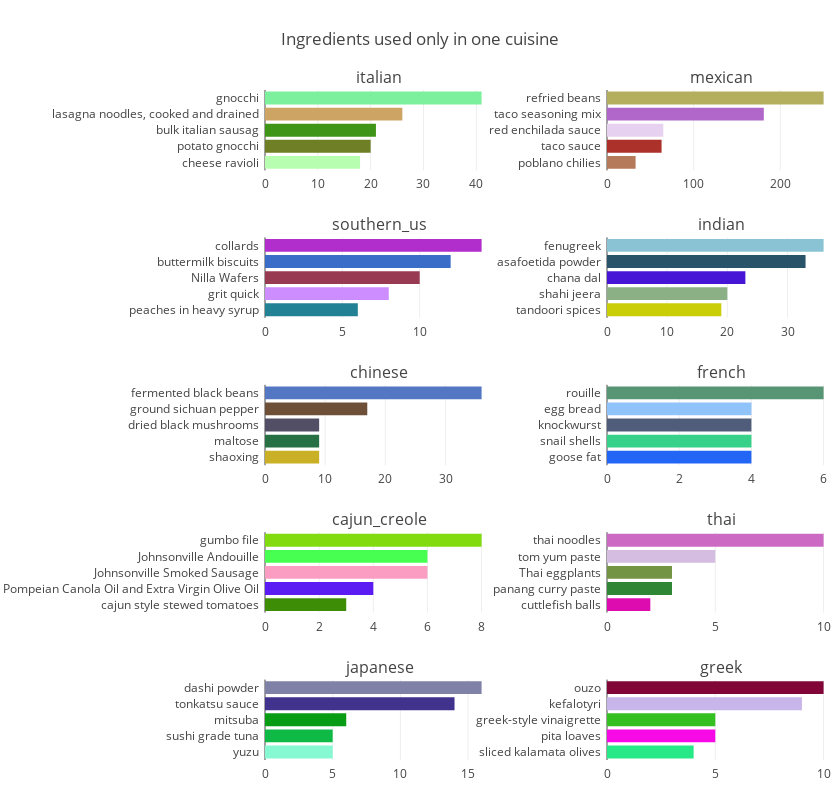

The notebook cell saved with this chart:
### Markdown cell above
#### *Now let's make some vizualizations of our findings about the "special" ingredients *

### Code cell
# Vizualization of specific ingredients in the first 10 cuisines
labels = [i for i in train_data.cuisine.value_counts().index][0:10]
totalPlot = 10
y = [[item]*2 for item in range(1,10)]
y = list(chain.from_iterable(y))
z = [1,2]*int((totalPlot/2))

fig = tools.make_subplots(rows= 5, cols=2, subplot_titles= labels, specs = [[{}, {}],[{}, {}],[{}, {}],[{}, {}],[{}, {}]],  horizontal_spacing = 0.20)
traces = []
for i,e in enumerate(labels): 
    cuisinespec= cuisine_unique(e, 5, allingredients)
    trace = go.Bar(
            x= cuisinespec['count'].values[::-1],
            y=  cuisinespec['ingredient'].values[::-1],
            orientation = 'h',marker = dict(color = random_colours(5),))
    traces.append(trace)

for t,y,z in zip(traces,y,z):
    fig.append_trace(t, y,z)

    fig['layout'].update(height=800, width=840,
    margin=dict(l=265,r=5,b=40,t=90,pad=5), showlegend=False, title='Ingredients used only in one cuisine')

iplot(fig, filename='horizontal-bar')

### Figure 1 — Plotly figure (JSON) as saved in the notebook; plotly's stock layout.template omitted (floating-point values rounded to 4 significant figures)
{"data": [{"marker": {"color": ["#B8FEB0", "#6E7F25", "#3F9517", "#CDA463", "#7DF09E"]}, "orientation": "h", "type": "bar", "uid": "fff3990d-3277-461a-b0d7-de729fa75631", "x": [18, 20, 21, 26, 41], "xaxis": "x", "y": ["cheese ravioli", "potato gnocchi", "bulk italian sausag", "lasagna noodles, cooked and drained", "gnocchi"], "yaxis": "y"}, {"marker": {"color": ["#B47A59", "#AC312B", "#E6D2F0", "#B067C9", "#B4AF5E"]}, "orientation": "h", "type": "bar", "uid": "5555c2d4-784d-45d4-a9ad-4d389e523aa7", "x": [33, 63, 65, 181, 250], "xaxis": "x2", "y": ["poblano chilies", "taco sauce", "red enchilada sauce", "taco seasoning mix", "refried beans"], "yaxis": "y2"}, {"marker": {"color": ["#238196", "#CD8DFE", "#983B52", "#3A6DC7", "#B12DCC"]}, "orientation": "h", "type": "bar", "uid": "c3fc7a5c-e35b-4bd9-b851-4ac4b1a13f96", "x": [6, 8, 10, 12, 14], "xaxis": "x3", "y": ["peaches in heavy syrup", "grit quick", "Nilla Wafers", "buttermilk biscuits", "collards"], "yaxis": "y3"}, {"marker": {"color": ["#C9CE07", "#8BB086", "#4615D6", "#285369", "#8AC3D4"]}, "orientation": "h", "type": "bar", "uid": "4574a170-2d6c-4af8-bb09-a6ceed938f3a", "x": [19, 20, 23, 33, 36], "xaxis": "x4", "y": ["tandoori spices", "shahi jeera", "chana dal", "asafoetida powder", "fenugreek"], "yaxis": "y4"}, {"marker": {"color": ["#C9B027", "#277044", "#514E65", "#6E4F38", "#5477C4"]}, "orientation": "h", "type": "bar", "uid": "7fa669a4-0be9-4721-8b8b-4a344cae2177", "x": [9, 9, 9, 17, 36], "xaxis": "x5", "y": ["shaoxing", "maltose", "dried black mushrooms", "ground sichuan pepper", "fermented black beans"], "yaxis": "y5"}, {"marker": {"color": ["#2366F6", "#37D18A", "#505D7A", "#90C3FA", "#579574"]}, "orientation": "h", "type": "bar", "uid": "9fdc4fb4-46ce-439a-beb6-d3283f865cee", "x": [4, 4, 4, 4, 6], "xaxis": "x6", "y": ["goose fat", "snail shells", "knockwurst", "egg bread", "rouille"], "yaxis": "y6"}, {"marker": {"color": ["#3E8D07", "#5B1CF3", "#FB9CC3", "#46FF50", "#82DB0F"]}, "orientation": "h", "type": "bar", "uid": "973d62a7-7cf3-49bc-be1b-c5e2a6fe4c7a", "x": [3, 4, 6, 6, 8], "xaxis": "x7", "y": ["cajun style stewed tomatoes", "Pompeian Canola Oil and Extra Virgin Olive Oil", "Johnsonville Smoked Sausage", "Johnsonville Andouille", "gumbo file"], "yaxis": "y7"}, {"marker": {"color": ["#DD0CAF", "#2F8634", "#739442", "#D5BDE1", "#CC6AC3"]}, "orientation": "h", "type": "bar", "uid": "dcc2e457-859f-4619-a4ee-8ff419b0cdd2", "x": [2, 3, 3, 5, 10], "xaxis": "x8", "y": ["cuttlefish balls", "panang curry paste", "Thai eggplants", "tom yum paste", "thai noodles"], "yaxis": "y8"}, {"marker": {"color": ["#86F9D3", "#0FB946", "#089C15", "#41328D", "#7F81A6"]}, "orientation": "h", "type": "bar", "uid": "04203854-e97c-4df8-afec-ca5f4216ab59", "x": [5, 5, 6, 14, 16], "xaxis": "x9", "y": ["yuzu", "sushi grade tuna", "mitsuba", "tonkatsu sauce", "dashi powder"], "yaxis": "y9"}, {"marker": {"color": ["#26E887", "#F80AE7", "#34C020", "#C8B5E9", "#810537"]}, "orientation": "h", "type": "bar", "uid": "08ad95a1-47b3-42b0-8b00-03412ab6927c", "x": [4, 5, 5, 9, 10], "xaxis": "x10", "y": ["sliced kalamata olives", "pita loaves", "greek-style vinaigrette", "kefalotyri", "ouzo"], "yaxis": "y10"}], "layout": {"annotations": [{"font": {"size": 16}, "showarrow": false, "text": "italian", "x": 0.2, "xanchor": "center", "xref": "paper", "y": 1, "yanchor": "bottom", "yref": "paper"}, {"font": {"size": 16}, "showarrow": false, "text": "mexican", "x": 0.8, "xanchor": "center", "xref": "paper", "y": 1, "yanchor": "bottom", "yref": "paper"}, {"font": {"size": 16}, "showarrow": false, "text": "southern_us", "x": 0.2, "xanchor": "center", "xref": "paper", "y": 0.78, "yanchor": "bottom", "yref": "paper"}, {"font": {"size": 16}, "showarrow": false, "text": "indian", "x": 0.8, "xanchor": "center", "xref": "paper", "y": 0.78, "yanchor": "bottom", "yref": "paper"}, {"font": {"size": 16}, "showarrow": false, "text": "chinese", "x": 0.2, "xanchor": "center", "xref": "paper", "y": 0.56, "yanchor": "bottom", "yref": "paper"}, {"font": {"size": 16}, "showarrow": false, "text": "french", "x": 0.8, "xanchor": "center", "xref": "paper", "y": 0.56, "yanchor": "bottom", "yref": "paper"}, {"font": {"size": 16}, "showarrow": false, "text": "cajun_creole", "x": 0.2, "xanchor": "center", "xref": "paper", "y": 0.34, "yanchor": "bottom", "yref": "paper"}, {"font": {"size": 16}, "showarrow": false, "text": "thai", "x": 0.8, "xanchor": "center", "xref": "paper", "y": 0.34, "yanchor": "bottom", "yref": "paper"}, {"font": {"size": 16}, "showarrow": false, "text": "japanese", "x": 0.2, "xanchor": "center", "xref": "paper", "y": 0.12, "yanchor": "bottom", "yref": "paper"}, {"font": {"size": 16}, "showarrow": false, "text": "greek", "x": 0.8, "xanchor": "center", "xref": "paper", "y": 0.12, "yanchor": "bottom", "yref": "paper"}], "height": 800, "margin": {"b": 40, "l": 265, "pad": 5, "r": 5, "t": 90}, "showlegend": false, "title": {"text": "Ingredients used only in one cuisine"}, "width": 840, "xaxis": {"anchor": "y", "domain": [0, 0.4]}, "xaxis10": {"anchor": "y10", "domain": [0.6, 1]}, "xaxis2": {"anchor": "y2", "domain": [0.6, 1]}, "xaxis3": {"anchor": "y3", "domain": [0, 0.4]}, "xaxis4": {"anchor": "y4", "domain": [0.6, 1]}, "xaxis5": {"anchor": "y5", "domain": [0, 0.4]}, "xaxis6": {"anchor": "y6", "domain": [0.6, 1]}, "xaxis7": {"anchor": "y7", "domain": [0, 0.4]}, "xaxis8": {"anchor": "y8", "domain": [0.6, 1]}, "xaxis9": {"anchor": "y9", "domain": [0, 0.4]}, "yaxis": {"anchor": "x", "domain": [0.88, 1]}, "yaxis10": {"anchor": "x10", "domain": [0, 0.12]}, "yaxis2": {"anchor": "x2", "domain": [0.88, 1]}, "yaxis3": {"anchor": "x3", "domain": [0.66, 0.78]}, "yaxis4": {"anchor": "x4", "domain": [0.66, 0.78]}, "yaxis5": {"anchor": "x5", "domain": [0.44, 0.56]}, "yaxis6": {"anchor": "x6", "domain": [0.44, 0.56]}, "yaxis7": {"anchor": "x7", "domain": [0.22, 0.34]}, "yaxis8": {"anchor": "x8", "domain": [0.22, 0.34]}, "yaxis9": {"anchor": "x9", "domain": [0, 0.12]}}}
